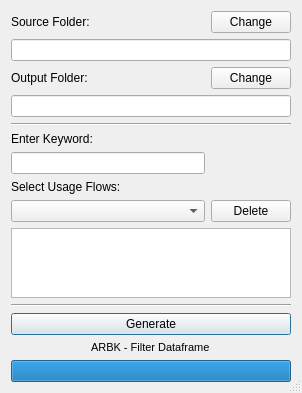
<?xml version="1.0" encoding="UTF-8"?>
<ui version="4.0">
 <class>Dialog</class>
 <widget class="QDialog" name="Dialog">
  <property name="windowModality">
   <enum>Qt::WindowModal</enum>
  </property>
  <property name="geometry">
   <rect>
    <x>0</x>
    <y>0</y>
    <width>302</width>
    <height>356</height>
   </rect>
  </property>
  <property name="windowTitle">
   <string>Pricing Template</string>
  </property>
  <property name="sizeGripEnabled">
   <bool>true</bool>
  </property>
  <property name="modal">
   <bool>true</bool>
  </property>
  <layout class="QGridLayout" name="gridLayout">
   <item row="0" column="0">
    <layout class="QGridLayout" name="g_layout">
     <item row="11" column="0" colspan="2">
      <widget class="Line" name="line_2">
       <property name="orientation">
        <enum>Qt::Horizontal</enum>
       </property>
      </widget>
     </item>
     <item row="6" column="0">
      <widget class="QLineEdit" name="_leKeyword"/>
     </item>
     <item row="2" column="0">
      <widget class="QLabel" name="_lblOutputFolder">
       <property name="text">
        <string>Output Folder:</string>
       </property>
      </widget>
     </item>
     <item row="7" column="0">
      <widget class="QLabel" name="_lblUsageFlow">
       <property name="text">
        <string>Select Usage Flows:</string>
       </property>
      </widget>
     </item>
     <item row="12" column="0" colspan="2">
      <widget class="QPushButton" name="_btnGenerate">
       <property name="text">
        <string>Generate</string>
       </property>
      </widget>
     </item>
     <item row="0" column="1">
      <widget class="QPushButton" name="_btnChangeSrc">
       <property name="text">
        <string>Change</string>
       </property>
      </widget>
     </item>
     <item row="9" column="0" colspan="2">
      <widget class="QListView" name="_lvUsageFlow"/>
     </item>
     <item row="2" column="1">
      <widget class="QPushButton" name="_btnChangeOut">
       <property name="text">
        <string>Change</string>
       </property>
      </widget>
     </item>
     <item row="15" column="0" rowspan="2" colspan="2">
      <layout class="QVBoxLayout" name="verticalLayout_2">
       <item alignment="Qt::AlignHCenter|Qt::AlignBottom">
        <widget class="QLabel" name="_lblProgress">
         <property name="font">
          <font>
           <family>MS Shell Dlg 2</family>
           <pointsize>8</pointsize>
          </font>
         </property>
         <property name="text">
          <string>ARBK - Filter Dataframe</string>
         </property>
        </widget>
       </item>
       <item>
        <widget class="QProgressBar" name="_progressBar">
         <property name="value">
          <number>100</number>
         </property>
         <property name="textVisible">
          <bool>false</bool>
         </property>
        </widget>
       </item>
      </layout>
     </item>
     <item row="0" column="0">
      <widget class="QLabel" name="_lblSourceFolder">
       <property name="text">
        <string>Source Folder:</string>
       </property>
      </widget>
     </item>
     <item row="4" column="0" colspan="2">
      <widget class="Line" name="line">
       <property name="orientation">
        <enum>Qt::Horizontal</enum>
       </property>
      </widget>
     </item>
     <item row="5" column="0">
      <widget class="QLabel" name="_lblKeyword">
       <property name="text">
        <string>Enter Keyword:</string>
       </property>
      </widget>
     </item>
     <item row="3" column="0" colspan="2">
      <widget class="QLineEdit" name="_leOutputFolder"/>
     </item>
     <item row="8" column="0">
      <widget class="QComboBox" name="_cbUsageFlows"/>
     </item>
     <item row="8" column="1">
      <widget class="QPushButton" name="_btnDelete">
       <property name="text">
        <string>Delete</string>
       </property>
      </widget>
     </item>
     <item row="1" column="0" colspan="2">
      <widget class="QLineEdit" name="_leSourceFolder"/>
     </item>
    </layout>
   </item>
  </layout>
 </widget>
 <resources/>
 <connections/>
</ui>
